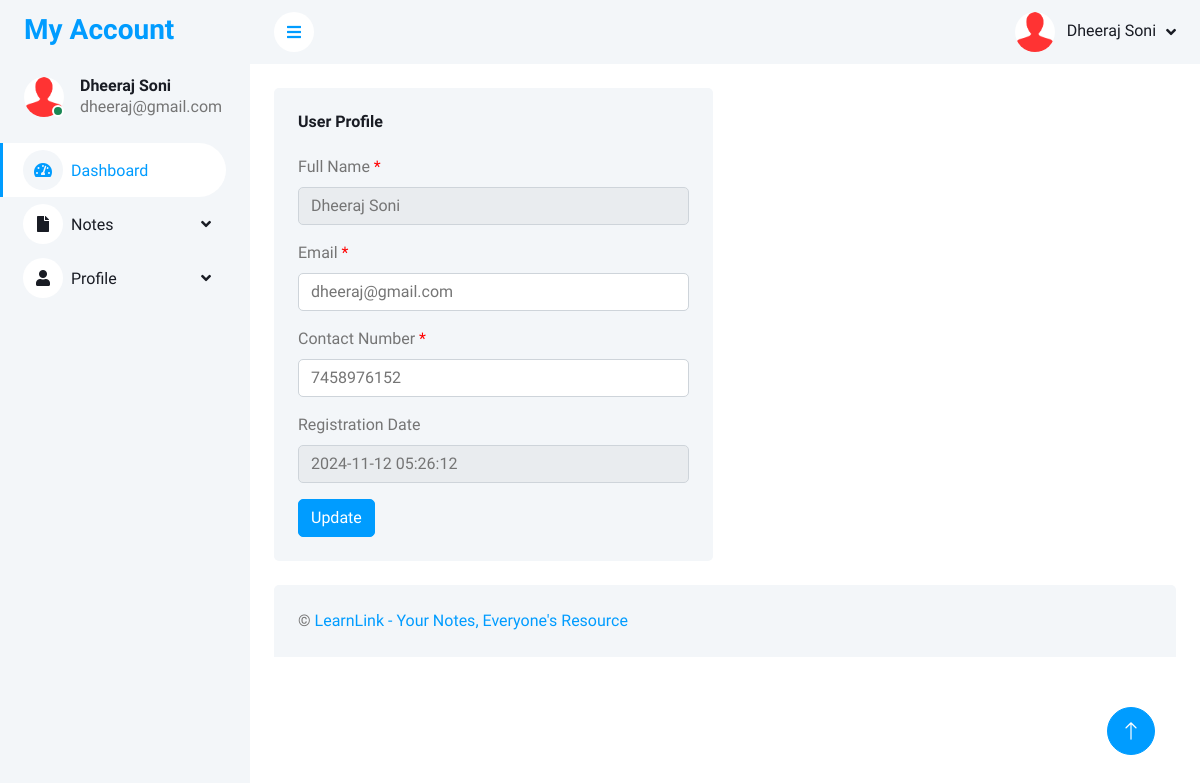
Screenshot of /LearnLink/user/profile.php (signed in) with the database file from the repository.
### tables this page shows
CREATE TABLE `tbluser` (
  `ID` int NOT NULL AUTO_INCREMENT,
  `FullName` varchar(250) NOT NULL,
  `MobileNumber` bigint NOT NULL,
  `Email` varchar(250) NOT NULL,
  `Password` varchar(250) NOT NULL,
  `RegDate` timestamp NOT NULL DEFAULT CURRENT_TIMESTAMP,
  PRIMARY KEY (`ID`),
  UNIQUE KEY `MobileNumber_UNIQUE` (`MobileNumber`),
  UNIQUE KEY `Email_UNIQUE` (`Email`)
);

### LearnLink/user/profile.php (the view, shortened to what this page needs)
<?php
include('includes/dbconnection.php');
if (strlen($_SESSION['ocasuid']==0)) {
  header('location:logout.php');
  } else{
  ?>
<!DOCTYPE html>
<html lang="en">
<head>
    <link href="https://cdnjs.cloudflare.com/ajax/libs/font-awesome/5.10.0/css/all.min.css" rel="stylesheet">
    <link href="https://cdn.jsdelivr.net/npm/bootstrap-icons@1.4.1/font/bootstrap-icons.css" rel="stylesheet">
    <link href="lib/owlcarousel/assets/owl.carousel.min.css" rel="stylesheet">
    <link href="lib/tempusdominus/css/tempusdominus-bootstrap-4.min.css" rel="stylesheet" />
    <link href="css/bootstrap.min.css" rel="stylesheet">
    <link href="css/style.css" rel="stylesheet">
</head>
<body>
    <div class="container-fluid position-relative bg-white d-flex p-0">
<?php include_once('includes/sidebar.php');?>
        <div class="content">
         <?php include_once('includes/header.php');?>
            <div class="container-fluid pt-4 px-4">
                <div class="row g-4">
                    <div class="col-sm-12 col-xl-6">
                        <div class="bg-light rounded h-100 p-4">
                            <h6 class="mb-4">User Profile</h6>
                            <form method="post">
                                 <?php
$uid=$_SESSION['ocasuid'];
$sql="SELECT * from tbluser where ID=:uid";
$query = $dbh -> prepare($sql);
$query->bindParam(':uid',$uid,PDO::PARAM_STR);
$query->execute();
$results=$query->fetchAll(PDO::FETCH_OBJ);
$cnt=1;
if($query->rowCount() > 0)
{
foreach($results as $row)
{               ?>
                                <div class="mb-3">
                                    <label for="exampleInputEmail1" class="form-label">Full Name <span style="color:red";>*</span></label>
                                    <input type="text" class="form-control"  name="name" value="<?php  echo $row->FullName;?>" required='true' readonly>
                                </div>
                                <div class="mb-3">
                                    <label for="exampleInputPassword1" class="form-label">Email <span style="color:red";>*</span></label>
                                    <input type="email" class="form-control" name="email" value="<?php  echo $row->Email;?>" required='true'>
                                </div>
                               <div class="mb-3">
                                    <label for="exampleInputPassword1" class="form-label">Contact Number <span style="color:red";>*</span></label>
                                    <input type="text" class="form-control" name="mobilenumber" value="<?php  echo $row->MobileNumber;?>" required='true' maxlength='10'>
                                </div>
                                <div class="mb-3">
                                    <label for="exampleInputPassword1" class="form-label">Registration Date</label>
                                   <input type="text" class="form-control" id="regdate" name="regdate" value="<?php  echo $row->RegDate;?>" readonly>
                                </div>
                                <?php $cnt=$cnt+1;}} ?>
                                <button type="submit" name="submit" class="btn btn-primary">Update</button>
                            </form>
                        </div>
                    </div>
                </div>
            </div>
             <?php include_once('includes/footer.php');?>
        </div>
       <?php include_once('includes/back-totop.php');?>
    </div>
</body>
</html><?php }  ?>

### LearnLink/user/includes/sidebar.php (shortened to what this page needs)
        <div class="sidebar pe-4 pb-3">
            <nav class="navbar bg-light navbar-light">
                <a href="dashboard.php" class="navbar-brand mx-4 mb-3">
                    <h3 class="text-primary">My Account</h3>
                </a>
                <div class="d-flex align-items-center ms-4 mb-4">
                    <?php
$uid=$_SESSION['ocasuid'];
$sql="SELECT * from  tbluser where ID=:uid";
$query = $dbh -> prepare($sql);
$query->bindParam(':uid',$uid,PDO::PARAM_STR);
$query->execute();
$results=$query->fetchAll(PDO::FETCH_OBJ);
$cnt=1;
if($query->rowCount() > 0)
{
    foreach($results as $row)
    {               ?>
                    <div class="position-relative">
                        <img class="rounded-circle" src="img/user.jpg" alt="" style="width: 40px; height: 40px;">
                        <div class="bg-success rounded-circle border border-2 border-white position-absolute end-0 bottom-0 p-1"></div>
                    </div>
                    <div class="ms-3">
                        <h6 class="mb-0"><?php  echo $row->FullName;?></h6>
                        <span><?php  echo $row->Email;?></span><?php $cnt=$cnt+1;}} ?>
                    </div>
                </div>
                <div class="navbar-nav w-100">
                    <a href="dashboard.php" class="nav-item nav-link active"><i class="fa fa-tachometer-alt me-2"></i>Dashboard</a>
                    <div class="nav-item dropdown">
                        <a href="#" class="nav-link dropdown-toggle" data-bs-toggle="dropdown"><i class="fa fa-file me-2"></i>Notes</a>
                    </div>
  <div class="nav-item dropdown">
                        <a href="#" class="nav-link dropdown-toggle" data-bs-toggle="dropdown"><i class="fa fa-user me-2"></i>Profile</a>
                    </div>
                </div>
            </nav>
        </div>

### LearnLink/user/includes/header.php (shortened to what this page needs)
            <nav class="navbar navbar-expand bg-light navbar-light sticky-top px-4 py-0">
                <a href="#" class="sidebar-toggler flex-shrink-0">
                    <i class="fa fa-bars"></i>
                </a>
                <div class="navbar-nav align-items-center ms-auto">
                    <?php
$uid=$_SESSION['ocasuid'];
$sql="SELECT * from  tbluser where ID=:uid";
$query = $dbh -> prepare($sql);
$query->bindParam(':uid',$uid,PDO::PARAM_STR);
$query->execute();
$results=$query->fetchAll(PDO::FETCH_OBJ);
$cnt=1;
if($query->rowCount() > 0)
{
    foreach($results as $row)
    {               ?>
                    <div class="nav-item dropdown">
                        <a href="#" class="nav-link dropdown-toggle" data-bs-toggle="dropdown">
                            <img class="rounded-circle me-lg-2" src="img/user.jpg" alt="" style="width: 40px; height: 40px;">
                            <span class="d-none d-lg-inline-flex"><?php  echo $row->FullName;?></span><?php $cnt=$cnt+1;}} ?>
                        </a>
                    </div>
                </div>
            </nav>

### LearnLink/user/css/style.css (style rules this page uses)
:root { --primary: #009CFF; --light: #F3F6F9; --dark: #191C24; }
.btn { transition: .5s; }
.btn.btn-primary { color: #FFFFFF; }
.sidebar { position: fixed; top: 0; left: 0; bottom: 0; width: 250px; height: 100vh; overflow-y: auto; background: var(--light); transition: 0.5s; z-index: 999; }
.content { margin-left: 250px; min-height: 100vh; background: #FFFFFF; transition: 0.5s; }
@media (min-width: 992px) { .sidebar { margin-left: 0; } }
@media (min-width: 992px) { .content { width: calc(100% - 250px); } }
.sidebar .navbar .navbar-nav .nav-link { padding: 7px 20px; color: var(--dark); font-weight: 500; border-left: 3px solid var(--light); border-radius: 0 30px 30px 0; outline: none; }
.sidebar .navbar .navbar-nav .nav-link:hover, .sidebar .navbar .navbar-nav .nav-link.active { color: var(--primary); background: #FFFFFF; border-color: var(--primary); }
.sidebar .navbar .navbar-nav .nav-link i { width: 40px; height: 40px; display: inline-flex; align-items: center; justify-content: center; background: #FFFFFF; border-radius: 40px; }
.sidebar .navbar .navbar-nav .nav-link:hover i, .sidebar .navbar .navbar-nav .nav-link.active i { background: var(--light); }
.sidebar .navbar .dropdown-toggle::after { position: absolute; top: 15px; right: 15px; border: none; content: "\f107"; font-family: "Font Awesome 5 Free"; font-weight: 900; transition: .5s; }
.content .navbar .navbar-nav .nav-link { margin-left: 25px; padding: 12px 0; color: var(--dark); outline: none; }
.content .navbar .sidebar-toggler, .content .navbar .navbar-nav .nav-link i { width: 40px; height: 40px; display: inline-flex; align-items: center; justify-content: center; background: #FFFFFF; border-radius: 40px; }
.content .navbar .dropdown-toggle::after { margin-left: 6px; vertical-align: middle; border: none; content: "\f107"; font-family: "Font Awesome 5 Free"; font-weight: 900; transition: .5s; }

### rows the page displays
tbluser: FullName "Dheeraj Soni", Email "dheeraj@gmail.com", name "Dheeraj Soni", email "dheeraj@gmail.com", mobilenumber "7458976152", regdate "2024-11-12 05:26:12"
